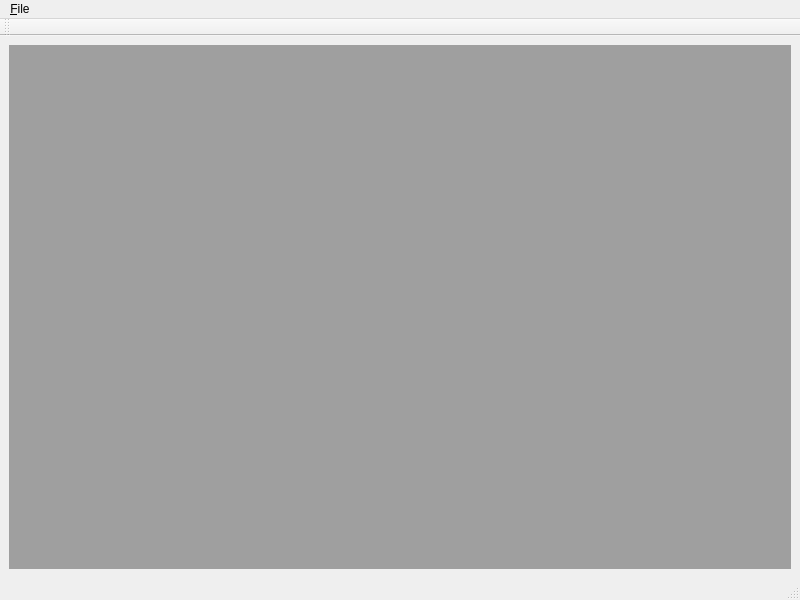
<?xml version="1.0" encoding="UTF-8"?>
<ui version="4.0">
 <class>MainWindow</class>
 <widget class="QMainWindow" name="MainWindow">
  <property name="geometry">
   <rect>
    <x>0</x>
    <y>0</y>
    <width>800</width>
    <height>600</height>
   </rect>
  </property>
  <property name="acceptDrops">
   <bool>true</bool>
  </property>
  <property name="windowTitle">
   <string>MainWindow</string>
  </property>
  <widget class="QWidget" name="centralwidget">
   <layout class="QGridLayout" name="gridLayout">
    <item row="0" column="0">
     <widget class="QMdiArea" name="mdiArea">
      <property name="acceptDrops">
       <bool>true</bool>
      </property>
      <property name="viewMode">
       <enum>QMdiArea::TabbedView</enum>
      </property>
      <property name="tabsClosable">
       <bool>true</bool>
      </property>
     </widget>
    </item>
   </layout>
  </widget>
  <widget class="QMenuBar" name="menubar">
   <property name="geometry">
    <rect>
     <x>0</x>
     <y>0</y>
     <width>800</width>
     <height>19</height>
    </rect>
   </property>
   <widget class="QMenu" name="menu_File">
    <property name="title">
     <string>&amp;File</string>
    </property>
    <addaction name="actionOpen"/>
    <addaction name="actionExport"/>
    <addaction name="actionQuit"/>
   </widget>
   <addaction name="menu_File"/>
  </widget>
  <widget class="QStatusBar" name="statusbar"/>
  <widget class="QToolBar" name="toolBar">
   <property name="windowTitle">
    <string>toolBar</string>
   </property>
   <attribute name="toolBarArea">
    <enum>TopToolBarArea</enum>
   </attribute>
   <attribute name="toolBarBreak">
    <bool>false</bool>
   </attribute>
  </widget>
  <action name="actionOpen">
   <property name="text">
    <string>&amp;Open</string>
   </property>
   <property name="shortcut">
    <string>Ctrl+O</string>
   </property>
  </action>
  <action name="actionExport">
   <property name="text">
    <string>&amp;Export</string>
   </property>
   <property name="shortcut">
    <string>Ctrl+E</string>
   </property>
  </action>
  <action name="actionQuit">
   <property name="text">
    <string>&amp;Quit</string>
   </property>
   <property name="shortcut">
    <string>Ctrl+Q</string>
   </property>
  </action>
 </widget>
 <resources/>
 <connections/>
</ui>
